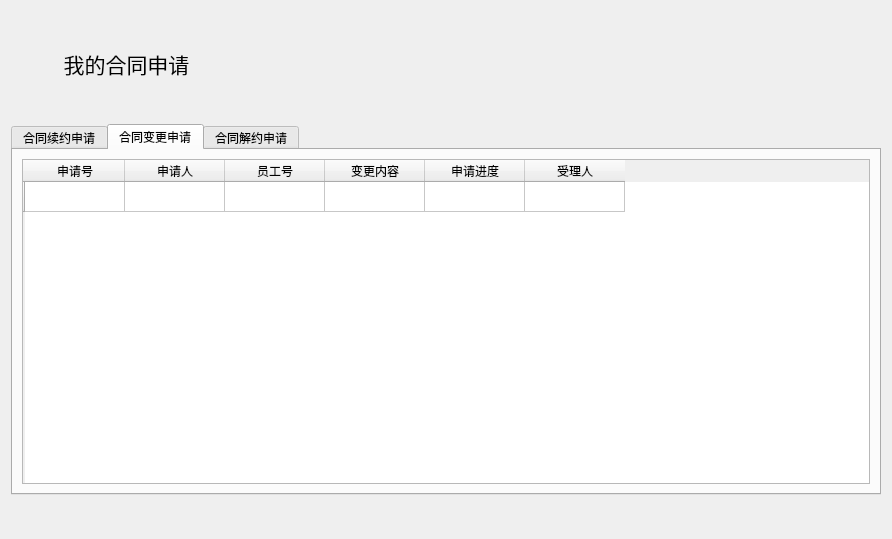
<?xml version="1.0" encoding="UTF-8"?>
<ui version="4.0">
 <class>ContractApply_emp</class>
 <widget class="QWidget" name="ContractApply_emp">
  <property name="geometry">
   <rect>
    <x>0</x>
    <y>0</y>
    <width>892</width>
    <height>539</height>
   </rect>
  </property>
  <property name="windowTitle">
   <string>Form</string>
  </property>
  <layout class="QVBoxLayout" name="verticalLayout">
   <item>
    <widget class="QLabel" name="label">
     <property name="maximumSize">
      <size>
       <width>231</width>
       <height>41</height>
      </size>
     </property>
     <property name="text">
      <string>&lt;html&gt;&lt;head/&gt;&lt;body&gt;&lt;p align=&quot;center&quot;&gt;&lt;span style=&quot; font-size:16pt;&quot;&gt;我的合同申请&lt;/span&gt;&lt;/p&gt;&lt;/body&gt;&lt;/html&gt;</string>
     </property>
    </widget>
   </item>
   <item>
    <widget class="QTabWidget" name="tabWidget">
     <property name="maximumSize">
      <size>
       <width>2000</width>
       <height>371</height>
      </size>
     </property>
     <property name="currentIndex">
      <number>1</number>
     </property>
     <widget class="QWidget" name="tab">
      <attribute name="title">
       <string>合同续约申请</string>
      </attribute>
      <layout class="QHBoxLayout" name="horizontalLayout">
       <item>
        <widget class="QTableWidget" name="tableWidget">
         <property name="sizePolicy">
          <sizepolicy hsizetype="Preferred" vsizetype="Preferred">
           <horstretch>0</horstretch>
           <verstretch>0</verstretch>
          </sizepolicy>
         </property>
         <row>
          <property name="text">
           <string/>
          </property>
         </row>
         <column>
          <property name="text">
           <string>申请号</string>
          </property>
         </column>
         <column>
          <property name="text">
           <string>申请人</string>
          </property>
         </column>
         <column>
          <property name="text">
           <string>员工号</string>
          </property>
         </column>
         <column>
          <property name="text">
           <string>续约时间</string>
          </property>
         </column>
         <column>
          <property name="text">
           <string>申请进度</string>
          </property>
         </column>
         <column>
          <property name="text">
           <string>受理人</string>
          </property>
         </column>
        </widget>
       </item>
      </layout>
     </widget>
     <widget class="QWidget" name="tab_3">
      <attribute name="title">
       <string>合同变更申请</string>
      </attribute>
      <layout class="QHBoxLayout" name="horizontalLayout_3">
       <item>
        <widget class="QTableWidget" name="tableWidget_2">
         <property name="sizePolicy">
          <sizepolicy hsizetype="Preferred" vsizetype="Preferred">
           <horstretch>0</horstretch>
           <verstretch>0</verstretch>
          </sizepolicy>
         </property>
         <row>
          <property name="text">
           <string/>
          </property>
         </row>
         <column>
          <property name="text">
           <string>申请号</string>
          </property>
         </column>
         <column>
          <property name="text">
           <string>申请人</string>
          </property>
         </column>
         <column>
          <property name="text">
           <string>员工号</string>
          </property>
         </column>
         <column>
          <property name="text">
           <string>变更内容</string>
          </property>
         </column>
         <column>
          <property name="text">
           <string>申请进度</string>
          </property>
         </column>
         <column>
          <property name="text">
           <string>受理人</string>
          </property>
         </column>
        </widget>
       </item>
      </layout>
     </widget>
     <widget class="QWidget" name="tab_2">
      <attribute name="title">
       <string>合同解约申请</string>
      </attribute>
      <layout class="QHBoxLayout" name="horizontalLayout_2">
       <item>
        <widget class="QTableWidget" name="tableWidget_3">
         <property name="sizePolicy">
          <sizepolicy hsizetype="Preferred" vsizetype="Preferred">
           <horstretch>0</horstretch>
           <verstretch>0</verstretch>
          </sizepolicy>
         </property>
         <property name="maximumSize">
          <size>
           <width>5000</width>
           <height>16777215</height>
          </size>
         </property>
         <row>
          <property name="text">
           <string/>
          </property>
         </row>
         <column>
          <property name="text">
           <string>申请号</string>
          </property>
         </column>
         <column>
          <property name="text">
           <string>申请人</string>
          </property>
         </column>
         <column>
          <property name="text">
           <string>员工号</string>
          </property>
         </column>
         <column>
          <property name="text">
           <string>解约原因</string>
          </property>
         </column>
         <column>
          <property name="text">
           <string>申请进度</string>
          </property>
         </column>
         <column>
          <property name="text">
           <string>受理人</string>
          </property>
         </column>
        </widget>
       </item>
      </layout>
     </widget>
    </widget>
   </item>
  </layout>
 </widget>
 <resources/>
 <connections/>
</ui>
